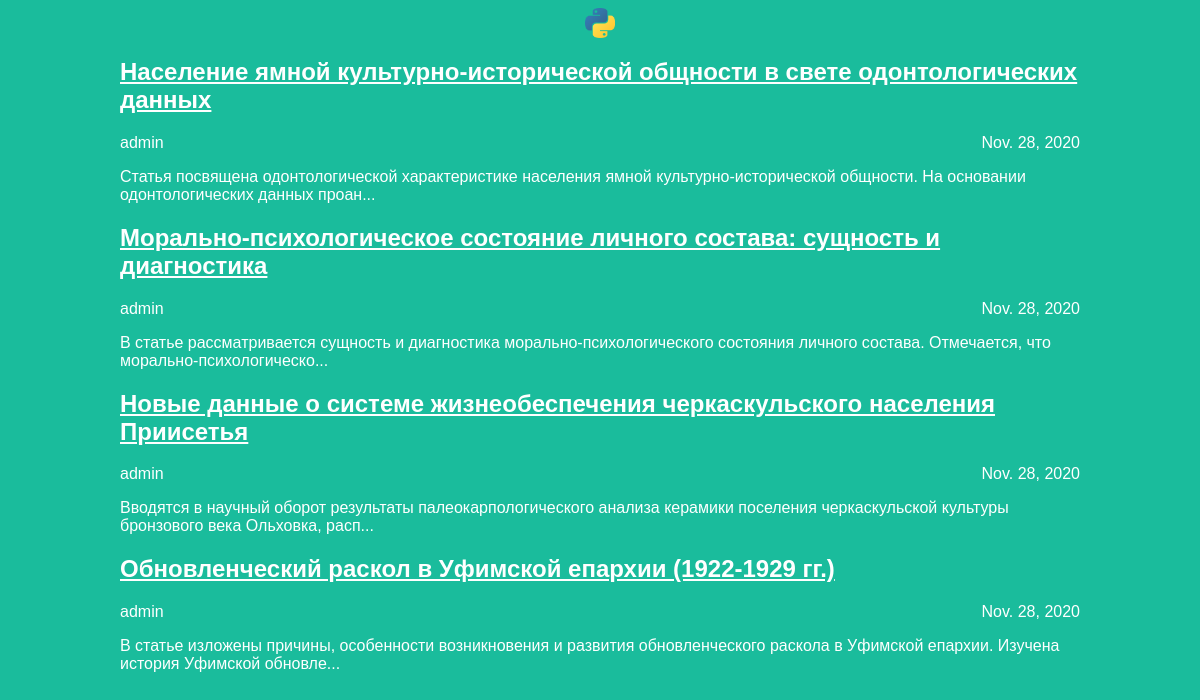
The page / on the database its author committed.
### articles/models.py (models this page shows, shortened)
class Article(models.Model):
    title = models.CharField(max_length=200)
    author = models.ForeignKey(User, on_delete=models.CASCADE)
    text = models.TextField()
    created_date = models.DateField(auto_now_add=True)
    def get_excerpt(self):
        return self.text[:140] + "..." if len(self.text) > 140 else self.text

### articles/views.py (the view)
# urls.py: path('', views.archive),
def archive(request):
    return render(request, 'archive.html', {"posts": Article.objects.all()} )

### articles/templates/archive.html (shortened to what this page needs)
<head>
    <link rel="stylesheet" href="{{ STATIC_URL }}/static/css/article.css">
</head>
<body>
    <div class="header">
        <img src="{{ STATIC_URL }}/static/img/logo.png">
    </div>
    <div class="archive">
        {% for post in posts %}
            <div class="one-post">
                <h2 class="post-title"><a href="article/{{ post.id }}">{{ post.title }}</a></h2>
                <div class="article-info">
                    <div class="article-author">{{ post.author.username}}</div>
                    <div class="article-created-date">{{ post.created_date}}</div>
                </div>
                <p class="article-text">{{ post.get_excerpt }}</p>
            </div>
        {% endfor %}
    </div>
</body>

### articles/static/css/article.css (style rules this page uses)
body { background: #1abc9c; font-family: Tahoma, Arial, sans-serif; color: #ffffff; }
.header img { display: block; width: 30px; height: 30px; margin-left: auto; margin-right: auto; }
.archive { width: 960px; margin-left: auto; margin-right: auto; }
.post-title a { color: #ffffff; }
.article-author { width: 50%; float: left; }
.article-created-date { text-align: right; }

### rows shown on the page
Article: title "Население ямной культурно-исторической общности в свете одонтологических данных", author.username "admin", created_date "Nov. 28, 2020", get_excerpt "Статья посвящена одонтологической характеристике населения ямной культурно-исторической общности. На основании одонтологических данных проан..."
Article: title "Морально-психологическое состояние личного состава: сущность и диагностика", author.username "admin", created_date "Nov. 28, 2020", get_excerpt "В статье рассматривается сущность и диагностика морально-психологического состояния личного состава. Отмечается, что морально-психологическо..."
Article: title "Новые данные о системе жизнеобеспечения черкаскульского населения Приисетья", author.username "admin", created_date "Nov. 28, 2020", get_excerpt "Вводятся в научный оборот результаты палеокарпологического анализа керамики поселения черкаскульской культуры бронзового века Ольховка, расп..."
Article: title "Обновленческий раскол в Уфимской епархии (1922-1929 гг.)", author.username "admin", created_date "Nov. 28, 2020", get_excerpt "В статье изложены причины, особенности возникновения и развития обновленческого раскола в Уфимской епархии. Изучена история Уфимской обновле..."
